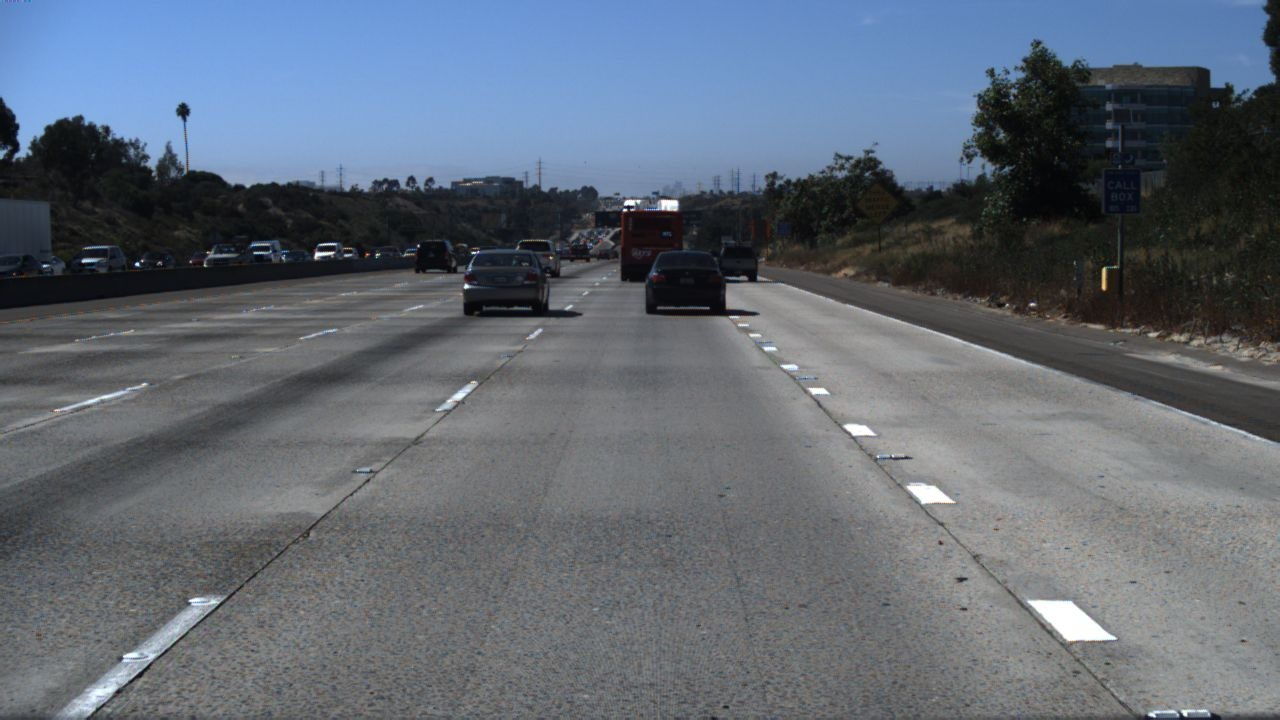
%> input picture images/1.jpg, 1280 x 720 px; its folder holds only this picture in this run
$ octave lanesegmentation.m   (GNU Octave 9; MATLAB toolbox functions it lacks are replaced by stand-ins)
%> lines starting %> are read from the running program, lines starting %| are printed output that depends on the picture; in (x1, y1, x2, y2) boxes, pixels count from 0 and x2, y2 are one past the last pixel; in counts of white or black regions, pixels touching at a corner belong together; the program's own positions count from 1
clear all
close all

% Lane Marking Segmentation Script
% processes all images and saves:
% 1) binary masks
% 2) overlay images
% 3) comparison images

% creates results folder if it doesn't exist
if ~exist('results','dir')
    mkdir('results');
end

for i = 1:20

    % reads input image
    img = imread(sprintf('images/%d.jpg', i));
%> img is the input picture: size 720x1280x3 uint8; mean R, G, B 97.2, 105.8, 117.1

    % COLOR-BASED SEGMENTATION (HSV)
    % detects yellow and white lane markings using thresholds
    hsvImg = rgb2hsv(img);
%> hsvImg: size 720x1280x3 double; mean H, S, V 0.481, 0.163, 0.464

    H = hsvImg(:,:,1);
    S = hsvImg(:,:,2);
    V = hsvImg(:,:,3);

    % yellow lane detection (based on hue, saturation & brightness)
    yellowMask = (H > 0.04 & H < 0.20) & ...
                 (S > 0.25) & ...
                 (V > 0.35);
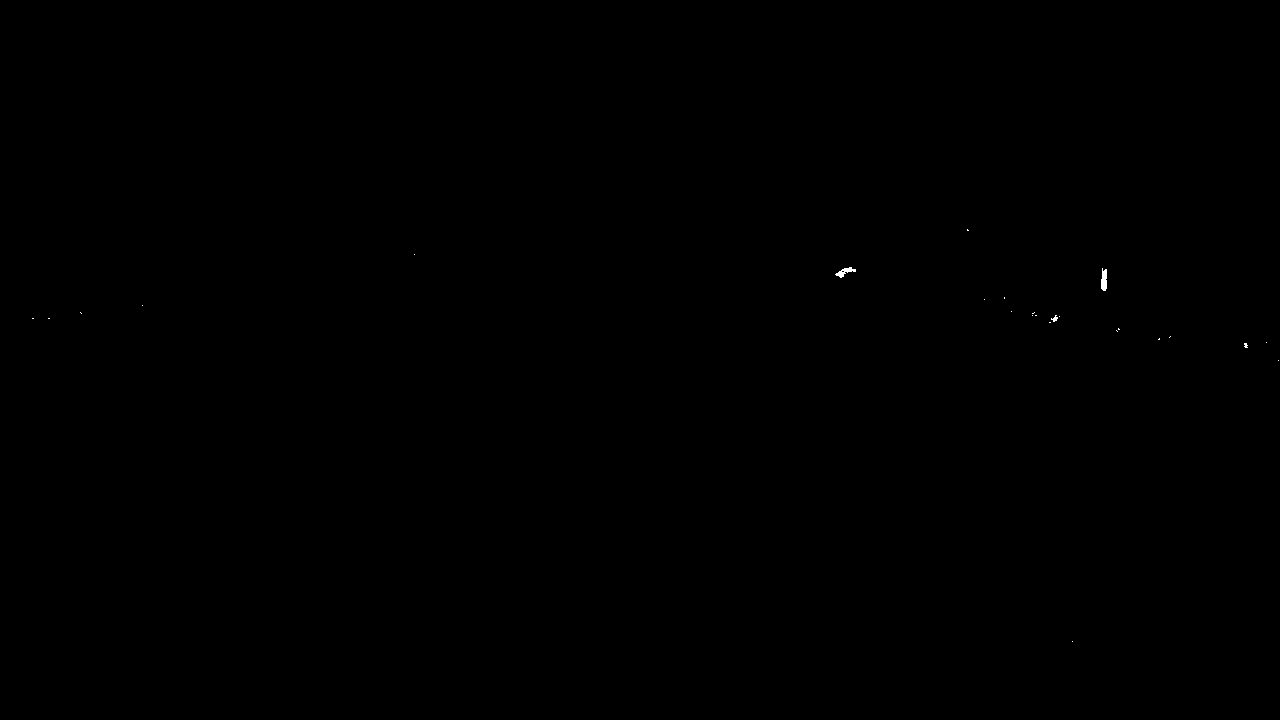
%> yellowMask: size 720x1280 logical; 0.03% white; 25 white regions (22 under 20 px), largest, box (x1, y1, x2, y2) and area: (1101, 268, 1107, 291) 114, (835, 267, 856, 278) 96, (1051, 315, 1058, 322) 25

    % white lane detection (low saturation, high brightness)
    whiteMask = (S < 0.30) & (V > 0.7);
%> whiteMask: size 720x1280 logical; 1.1% white; 189 white regions (160 under 20 px), largest, box (x1, y1, x2, y2) and area: (66, 598, 220, 716) 2470, (1027, 599, 1117, 641) 1926, (204, 168, 339, 187) 1068

    % combines both masks
    laneMask = yellowMask | whiteMask;
%> laneMask: size 720x1280 logical; 1.1% white; 211 white regions (179 under 20 px), largest, box (x1, y1, x2, y2) and area: (66, 598, 220, 716) 2470, (1027, 599, 1117, 642) 1927, (204, 168, 339, 187) 1068

    % MORPHOLOGICAL PROCESSING
    % removes noise and improves connectivity of lane regions

    % removes small noisy regions (for example road textures)
    laneMask = bwareaopen(laneMask,100);

    % connects nearby lane segments
    laneMask = imclose(laneMask, strel('disk',3));
%> laneMask: size 720x1280 logical; 0.99% white; 13 white regions, largest, box (x1, y1, x2, y2) and area: (66, 598, 220, 716) 2801, (1027, 599, 1117, 642) 1934, (204, 168, 339, 187) 1108

    % fills gaps (holes) inside detected regions
    laneMask = imfill(laneMask,'holes');

    % REGION OF INTEREST (ROI)
    % focuses only on road area (lower part of image)
    [rows, cols] = size(laneMask);
%> rows = 720; cols = 1280

    roiMask = false(rows, cols);
    roiMask(round(rows*0.45):rows,:) = true;
%> roiMask: size 720x1280 logical; 55.1% white; 1 black region, box (x1, y1, x2, y2) and area: (0, 0, 1280, 323) 413440

    laneMask = laneMask & roiMask;
%> laneMask: size 720x1280 logical; 0.72% white; 9 white regions, largest, box (x1, y1, x2, y2) and area: (66, 598, 220, 716) 2801, (1027, 599, 1117, 642) 1934, (906, 482, 956, 504) 618

    % EDGE FILTERING
    % keeps only regions corresponding to strong edges
    % helps remove flat road regions incorrectly detected as lanes

    % enhances contrast to improve edge detection
    gray = adapthisteq(rgb2gray(img));
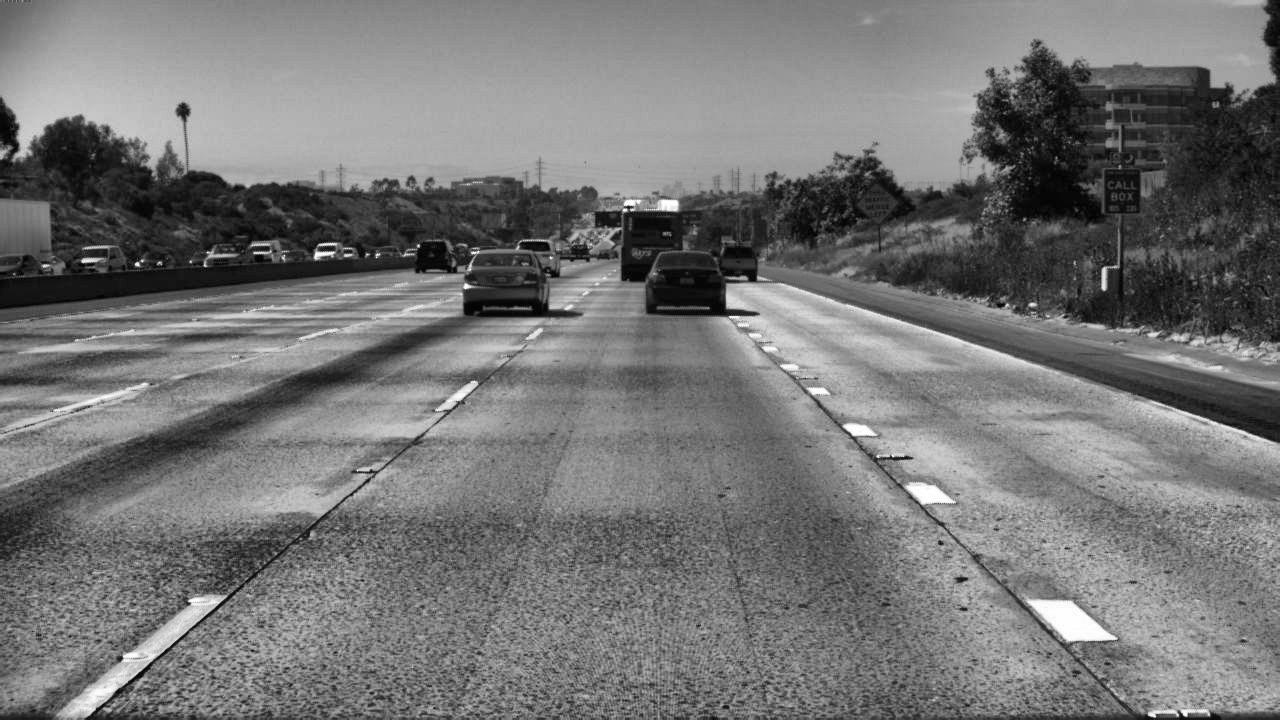
%> gray: size 720x1280 uint8; min 0, max 255, mean 117.1

    % detects edges (lower threshold helps detect distant lane markings)
    edges = edge(gray,'Canny',0.04);
%> edges: size 720x1280 logical; 19.2% white in thin lines or dots

    % thickens edges slightly to improve overlap with lane regions
    edges = imdilate(edges, strel('disk',2));
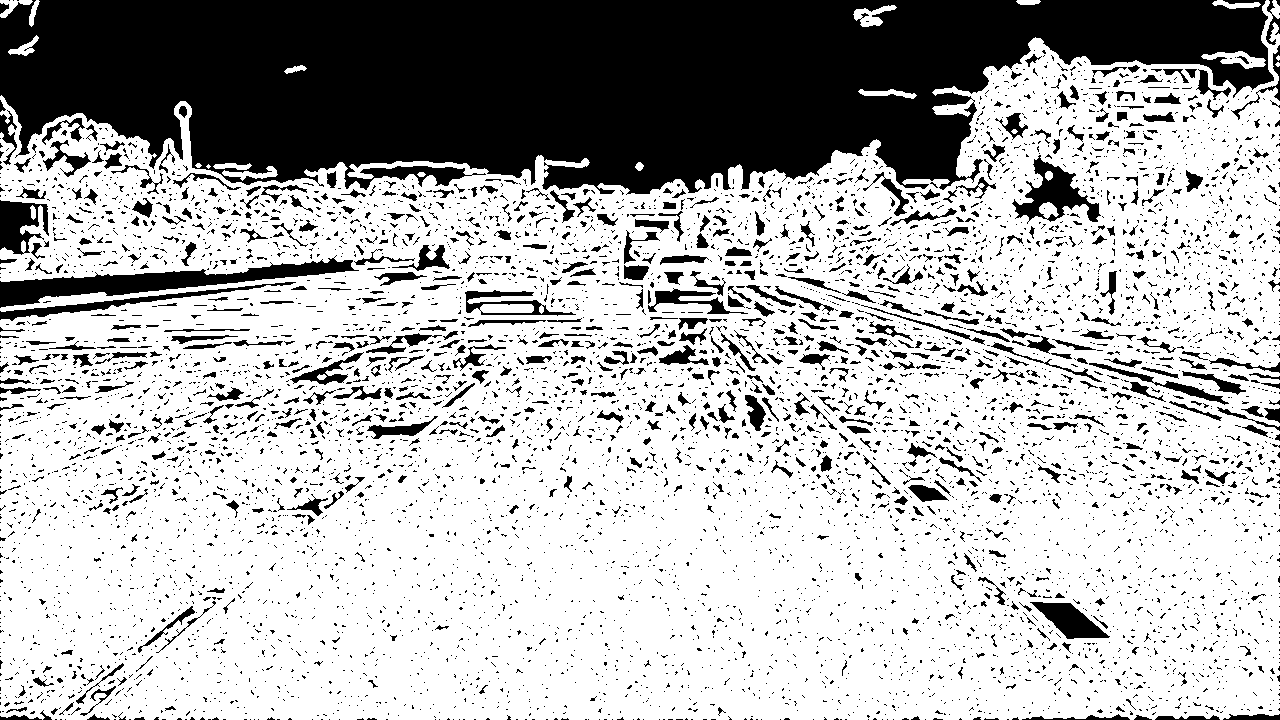
%> edges: size 720x1280 logical; 70.6% white; 6610 black regions (5739 under 20 px), largest, box (x1, y1, x2, y2) and area: (0, 0, 1274, 195) 177334, (0, 255, 359, 308) 5622, (1012, 155, 1101, 224) 2279

    % keeps only pixels that are both color-based and edge-based
    laneMask = laneMask & edges;
%> laneMask: size 720x1280 logical; 0.41% white; 13 white regions (4 under 20 px), largest, box (x1, y1, x2, y2) and area: (66, 598, 220, 716) 2124, (1027, 599, 1117, 642) 484, (54, 383, 147, 411) 251

    % RECONSTRUCTION OF LANE REGIONS
    % expands edges back into full lane markings

    % expands detected regions
    laneMask = imdilate(laneMask, strel('disk',2));
%> laneMask: size 720x1280 logical; 0.83% white; 9 white regions, largest, box (x1, y1, x2, y2) and area: (64, 596, 222, 718) 3294, (1025, 597, 1119, 644) 1174, (52, 381, 149, 413) 646

    % smooths and connects regions
    laneMask = imclose(laneMask, strel('disk',4));
%> laneMask: size 720x1280 logical; 0.85% white; 9 white regions, largest, box (x1, y1, x2, y2) and area: (64, 596, 222, 718) 3345, (1025, 597, 1119, 644) 1217, (52, 381, 149, 413) 648

    % fills interior gaps
    laneMask = imfill(laneMask,'holes');
%> laneMask: size 720x1280 logical; 0.99% white; 9 white regions, largest, box (x1, y1, x2, y2) and area: (64, 596, 222, 718) 3345, (1025, 597, 1119, 644) 2313, (904, 480, 958, 506) 834

    % FINAL ADJUSTMENTS
    % removes most thin artifacts like cracks and small false positives

    % slight thickening to strengthen lane structures
    laneMask = bwmorph(laneMask,'thicken',1);
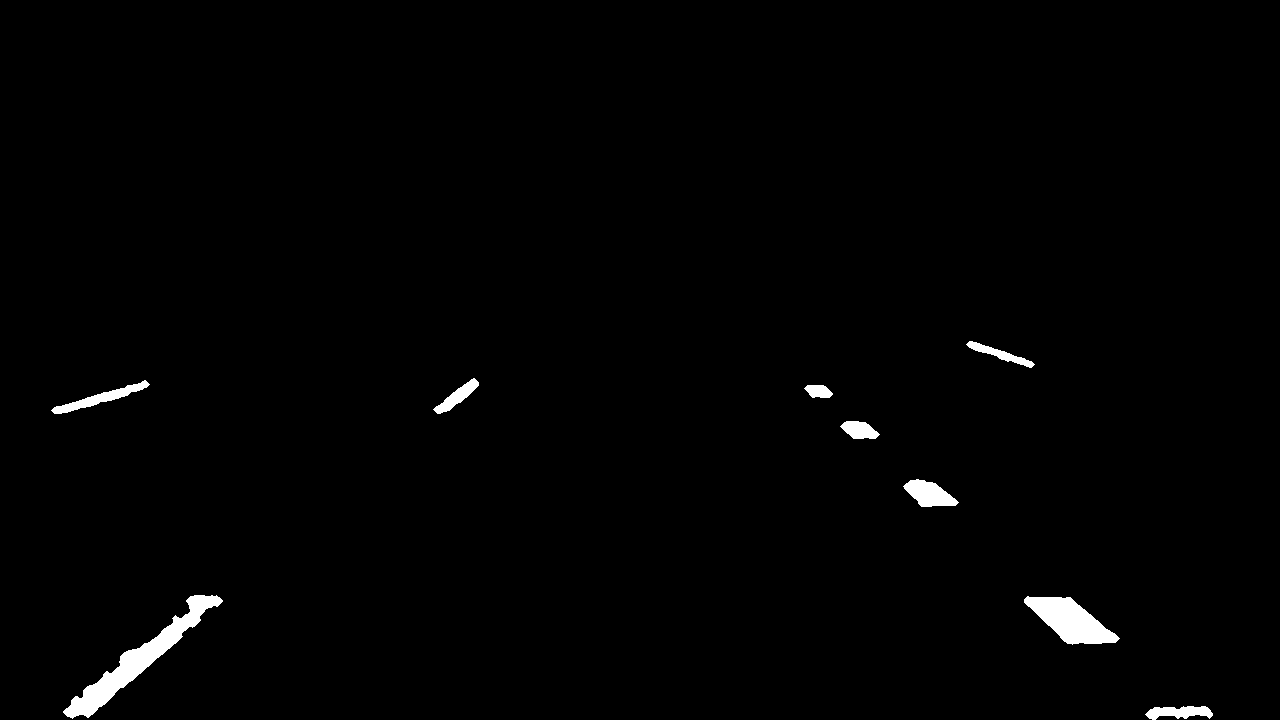
%> laneMask: size 720x1280 logical; 1.1% white; 9 white regions, largest, box (x1, y1, x2, y2) and area: (63, 595, 223, 719) 3719, (1024, 596, 1120, 645) 2507, (903, 479, 959, 507) 947

    % removes remaining small regions
    laneMask = bwareaopen(laneMask,80);

    % VISUALIZATION: OVERLAY
    % highlights detected lanes in red on original image
    overlay = img;
    overlay(:,:,1) = uint8(double(overlay(:,:,1)) + 255*double(laneMask));
%> overlay: size 720x1280x3 uint8; 1.05% of pixels changed, all inside (x1, y1, x2, y2) = (51, 341, 1213, 720)

    % SAVES RESULTS

    % saves binary mask
    imwrite(laneMask, sprintf('results/mask_%d.png', i));

    % saves overlay image
    imwrite(overlay, sprintf('results/overlay_%d.png', i));

    % converts binary mask to RGB so it can be concatenated
    maskRGB = uint8(repmat(laneMask, [1 1 3])) * 255;

    % creates comparison image (Original | Overlay | Mask)
    comparison = [img overlay maskRGB];
%> comparison: size 720x3840x3 uint8; mean H, S, V 66, 71.5, 79
%> (the run ends here)
